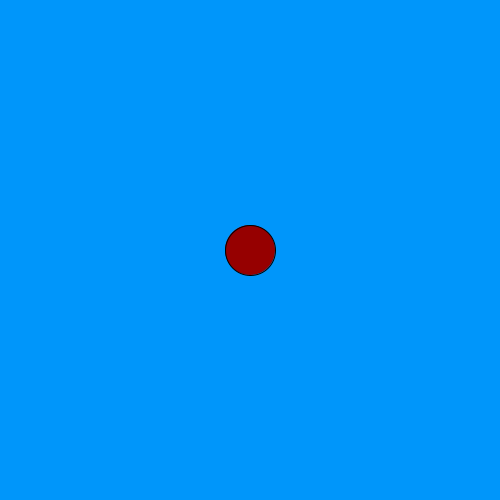
Frame 1 (no input)
Frame 60 (the mouse pressed at the canvas centre just before this capture): identical to frame 1, image omitted
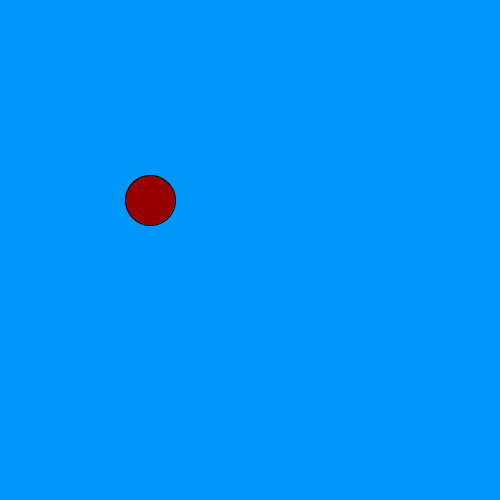
Frame 120 (the mouse held since frame 60 and released just before this capture)

The Processing sketch that drew these frames (run headless with seeded random() and noise(); from frame 60 on, the mouse is pressed at the canvas centre):

// Processing sketch: Slippery_dot
// ── Slippery_dot.pde
// 4. create three integer variables to  
    //    represent the x, y, and the size of the ellipse
    int x = 250; 
    int y = 250;
    int size = 50;
    
    
    void setup() {
      //1. set the size of your sketch
    size(500,500);
    }
    
    void draw() {
      //2. set the background color of your sketch
      background(0,150,250);
      //3. draw an ellipse. Make sure it fits in the window.
      fill(150,0,0);
      ellipse(x,y,size,size);
      //5. use the variables created in step 4 in place of the numbers
      //   in your ellipse
    
    }
    
    void mousePressed() {
      //6a. create an integer variable called distance
      int distance;
      //6b. use the getDistance method to initialize your varible
      //    use the mouse's x and y and the x and y of youret ellipse 
     distance = getDistance(x,y,mouseX,mouseY);
      //7. print the distance variable
 print(distance);
      
      //8a. make an if statement to check if the distance variable
      //   is within the size of the ellipse
     if(distance < size){
       x = 150;
       y=200;
     } else{
       x = 120;
       y = 180;
     
     
     }
        //8b.  set the x and y of the ellipse to a random location on the window
       
      
    }
    
    int getDistance(int x1, int y1, int x2, int y2) {
      return (int)Math.sqrt(x2 * x2 + y2 * y2) - (int)Math.sqrt(x1 * x1 + y1 * y1);
    }
    
